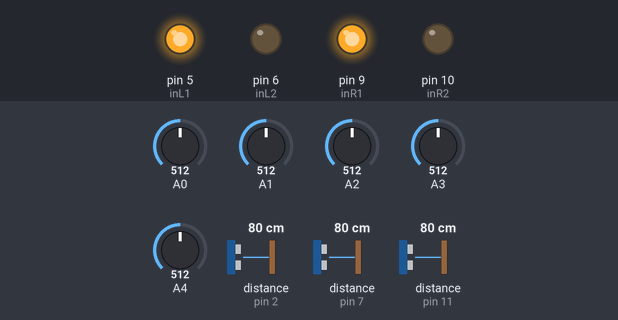
Simulated run of this sketch. Board: Arduino Uno, built with avr-gcc and run on an emulated ATmega328P. On the bench: output pins drawn as LEDs (lit = HIGH). Wiring (inferred from the names in the program): 3 × ultrasonic range finder: trigger pin 3, echo pin 2 / trigger pin 8, echo pin 7 / trigger pin 12, echo pin 11. The test bench sets the inputs (shaded band); at power-on: distance to the obstacle (sensors on pin 2, pin 7, pin 11) 80 cm, A0 = 512, A1 = 512, A2 = 512, A3 = 512, A4 = 512. The echo pulse lasts 58.3 µs per cm; pins used as bus, display or sensor lines are not drawn.

Above: at 1.2 s.
1.3 s: distance to the obstacle (sensor on pin 2) set to 9 cm
4.3 s: distance to the obstacle (sensor on pin 2) set to 6 cm
At 5.5 s:
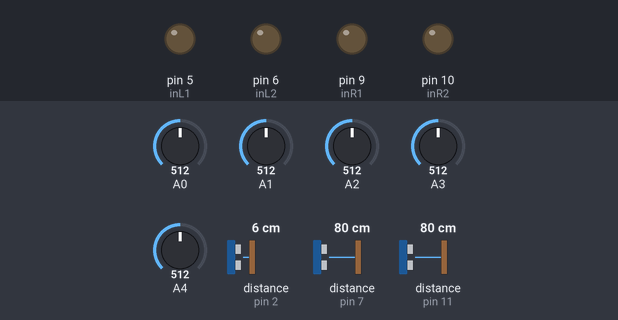
5.8 s: distance to the obstacle (sensor on pin 2) set to 18 cm
At 6.7 s:
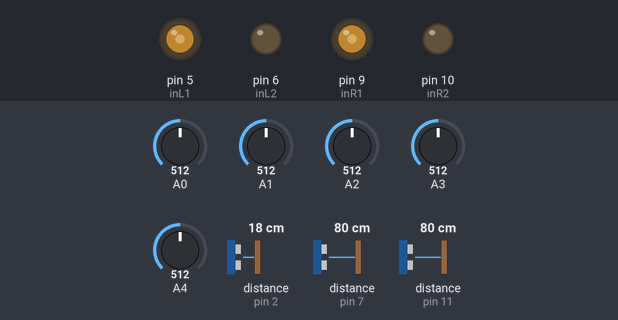
7.3 s: A0 set to 882
8.8 s: A0 set to 909
At 9.7 s:
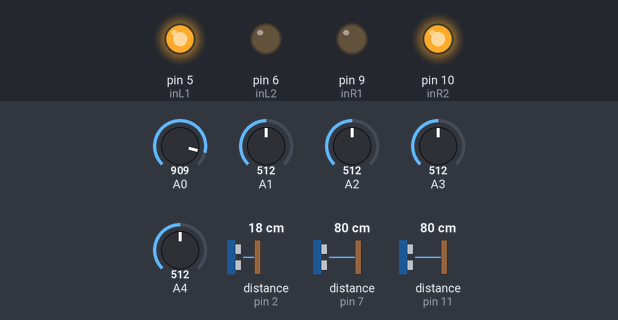
10.3 s: A0 set to 890
At 17.3 s:
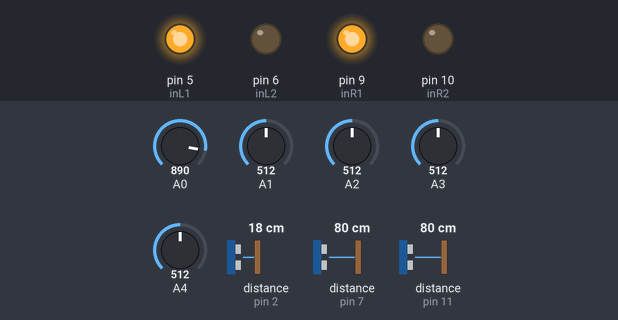
Timing chart, 0 to 18.5 s (numbered marks = the images above; inputs shaded):
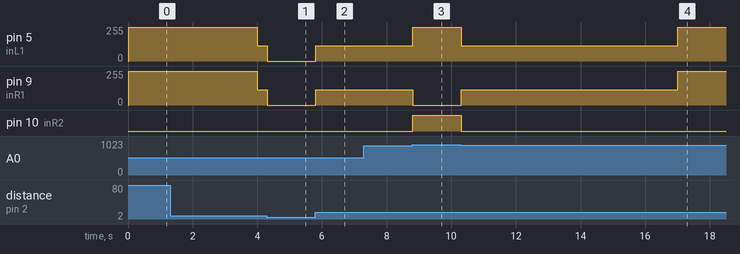

The sketch:

AutoRace2022.ino
```cpp
#define inR1 9
#define inR2 10
#define inL1 5
#define inL2 6

const int SonarEcho[3] = {2, 7, 11};
const int SonarTrig[3] = {3, 8, 12};

int ir1, ir2, ir3, ir4, ir5;
int distance[3];
int prev_speed;

#include "Sonar.h"
#include "Sensor.h"
#include "MotorControl.h"
#include "LineTracking.h"
#include "MazeSolve.h"

void setup()
{
  Serial.begin(9600);
  pinMode(inL1, OUTPUT);
  pinMode(inL2, OUTPUT);
  pinMode(inR1, OUTPUT);
  pinMode(inR2, OUTPUT);

  for(int i=0; i<3; i++)
  {
        pinMode(SonarTrig[i], OUTPUT);
        pinMode(SonarEcho[i], INPUT);
  }
}

int checkMode()
{
  int ir = ir1 + ir2 + ir3 + ir4 + ir5;

  if(checkBarrier()) return 0;
  else
  {
     if(ir) return 1;
     else return 2;
  }
}

void MotorRunning()
{

  getDistance();

  readSensor();

  unsigned long time_start;
  if(checkBarrier())
  {
    stopMotor();
    time_start = millis();
  }
  else
  {
    followLine(time_start);
  }

//    mazeSolve();


}

void loop()
{
  MotorRunning();
}
```

LineTracking.h
```cpp
void followLine(unsigned long time_start)
{
  unsigned long time_p = millis();
  int SPEED = 255;
  if((ir5==0) && (ir4==0) && (ir2==0) && (ir1==0))
  {
    if(time_p - time_start > 4000 && time_p - time_start < 17000)
    {
      SPEED = 115;
    }
    else
    {
          SPEED = 255;
    }

    motorControl(inR1, inR2, 1, SPEED);   //PWM Speed Control
    motorControl(inL1, inL2, 1, SPEED);   //PWM Speed Control
  }
  else if((ir5==0) && (ir4==1) && (ir3==1) && (ir2==0) && (ir1==0))
  {
    SPEED = 150;
    motorControl(inR1, inR2, 1, SPEED);   //PWM Speed Control
    motorControl(inL1, inL2, 1, 0.4*SPEED);   //PWM Speed Control
  }
  else if((ir5==0) && (ir4==1) && (ir3==0) && (ir2==0) && (ir1==0))
  {
    SPEED = 175;
    motorControl(inR1, inR2, 1, SPEED);   //PWM Speed Control
    motorControl(inL1, inL2, 1, 0.2*SPEED);   //PWM Speed Control
  }
  else if((ir5==1) && (ir4==1) && (ir2==0) && (ir1==0))
  {
    motorControl(inR1, inR2, 1, SPEED);   //PWM Speed Control
    motorControl(inL1, inL2, 2, SPEED);   //PWM Speed Control
  }
  else if((ir5==1) && (ir4==0) && (ir3==0) && (ir2==0) && (ir1==0))
  {
    motorControl(inR1, inR2, 1, SPEED);   //PWM Speed Control
    motorControl(inL1, inL2, 2, SPEED);   //PWM Speed Control
  }
  else if((ir5==0) && (ir4==0) && (ir3==1) && (ir2==1) && (ir1==0))
  {
    SPEED = 150;
    motorControl(inR1, inR2, 1, 0.4*SPEED);   //PWM Speed Control
    motorControl(inL1, inL2, 1, SPEED);   //PWM Speed Control
  }
  else if((ir5==0) && (ir4==0) && (ir3==0) && (ir2==1) && (ir1==0))
  {
    SPEED = 175;
    motorControl(inR1, inR2, 1, 0.2*SPEED);   //PWM Speed Control
    motorControl(inL1, inL2, 1, SPEED);   //PWM Speed Control
  }
  else if((ir5==0) && (ir4==0) && (ir2==1) && (ir1==1))
  {
    motorControl(inR1, inR2, 2, SPEED);   //PWM Speed Control
    motorControl(inL1, inL2, 1, SPEED);   //PWM Speed Control
  }
  else if((ir5==0) && (ir4==0) && (ir3==0) && (ir2==0) && (ir1==1))
  {
    motorControl(inR1, inR2, 2, SPEED);   //PWM Speed Control
    motorControl(inL1, inL2, 1, SPEED);   //PWM Speed Control
  }


//   if(!(ir4 + ir5 + ir2 + ir1))
//   {
//      runFoward();
//   }
//   else if(ir4 + ir5)
//    {
//      turnL();
//    }
//    else if(ir1 + ir2)
//    {
//      turnR();
//    }
//    else stopMotor();
}
```

MazeSolve.h
```cpp
void mazeSolve()
{
  runFoward();
  if(distance[0] < 10)
  {
    stopMotor();
    if(distance[0] < 5)  // sat truoc
      {
        lui();
        delay(150);
      }
  }
  if(distance[2] > 20)
  {
    if(distance[0] < 50)
    {
      runFoward();
      delay(130);
      if(distance[0] > 20)
      {
        lui();
        delay(100);
        turnR();
        delay(400);
      }
      stopMotor();
      turnR();
      delay(400);
    }
  }
  else if(distance[0] < 10)
  {
    if(distance[2] < 5) // sat tuong phai
    {
      stopMotor();
      lui();
      delay(500);
      turnL();
      delay(100);
    }
    if(distance[0] < 3)
    {
      lui();
      delay(100);
    }
    stopMotor();
    turnL();
    delay(100);
  }

}
```

MotorControl.h
```cpp
void motorControl(byte in1, byte in2, byte direct, int SPEED)
{
  switch (direct)
  {
    case 0:
      digitalWrite(in1,LOW);
      digitalWrite(in2,LOW);
      break;
    case 1:
      analogWrite(in1,SPEED);
      digitalWrite(in2,LOW);
      break;
    case 2:
      digitalWrite(in1,LOW);
      analogWrite(in2,SPEED);
      break;
    //default:
  }
}

void runFoward()
{
  motorControl(inL1, inL2, 1, 100);
  motorControl(inR1, inR2, 1, 87);
}

void lui(){
    motorControl(inL1, inL2, 2, 100);
    motorControl(inR1, inR2, 2, 100);
}
void stopMotor()
{
  motorControl(inL1, inL2, 0, 0);
  motorControl(inR1, inR2, 0, 0);
}

void turnL()
{
    motorControl(inL1, inL2, 2, 0);
    motorControl(inR1, inR2, 1, 100);
}

void turnR()
{
    motorControl(inL1, inL2, 1, 100);
    motorControl(inR1, inR2, 2, 0);
}
```

Sensor.h
```cpp
int c(int ir) //check value of sensor
{
  if(ir > 900) return 1;
  else return 0;
}

void readSensor()
{
  ir1 = c(analogRead(A0));
  ir2 = c(analogRead(A1));
  ir3 = c(analogRead(A2));
  ir4 = c(analogRead(A3));
  ir5 = c(analogRead(A4));
}
```

sonar.h
```cpp
#include <SimpleKalmanFilter.h>

//SimpleKalmanFilter Sonar(10, 10, 5);

void getDistance()
{
  for(int i=0; i<3; i++)
  {
    unsigned long duration;
    double d;
//    while(true)
//    {
        digitalWrite(SonarTrig[i], LOW);
        delayMicroseconds(2);
        digitalWrite(SonarTrig[i], HIGH);
        delayMicroseconds(10);
        digitalWrite(SonarTrig[i], LOW);

        duration = pulseIn(SonarEcho[i], HIGH, 10000);
//        Serial.println(duration);
        d = double(duration/2/29.412);

//        if(d) break;  // only takes true values (>0)
//
//     }
     distance[i] = d;
//     Serial.print(i);
//     Serial.print(":");
//     Serial.println(distance[i]);

  }
}

int checkBarrier()
{
    if(distance[0] < 7 && distance[0] > 0)
      return 1;
    else return 0;
}
```

Measured:
- the behaviour switches between 8 and 7 cm on distance to the obstacle (sensor on pin 2) (found by bisection; images 0 and 1)
- the behaviour switches between 900 and 901 on A0 (found by bisection; images 2 and 3)
- after the input at 4.3 s, pin 5 (inL1), pin 9 (inR1): 115/255 → 0/255 at once
- after the input at 5.8 s, pin 5 (inL1), pin 9 (inR1): 0/255 → 115/255 at once
- after the input at 7.3 s, every drawn part: stays the same
- after the input at 8.8 s, pin 5 (inL1): 115/255 → 255/255 at once; pin 9 (inR1): 115/255 → 0/255 at once; pin 10 (inR2): LOW → HIGH at once
- after the input at 10.3 s, pin 5 (inL1): 255/255 → 115/255 at once, → 255/255 6.7 s later; pin 9 (inR1): 0/255 → 115/255 at once, → 255/255 6.7 s later; pin 10 (inR2): HIGH → LOW at once
